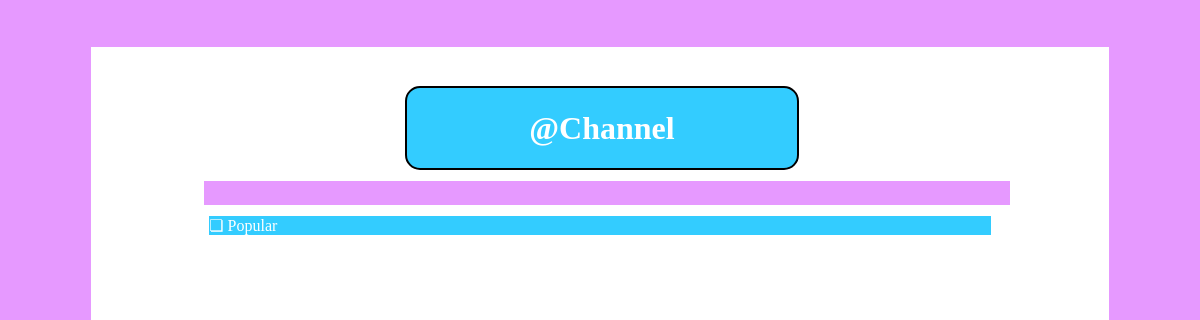
The app's page /threads/, older data.
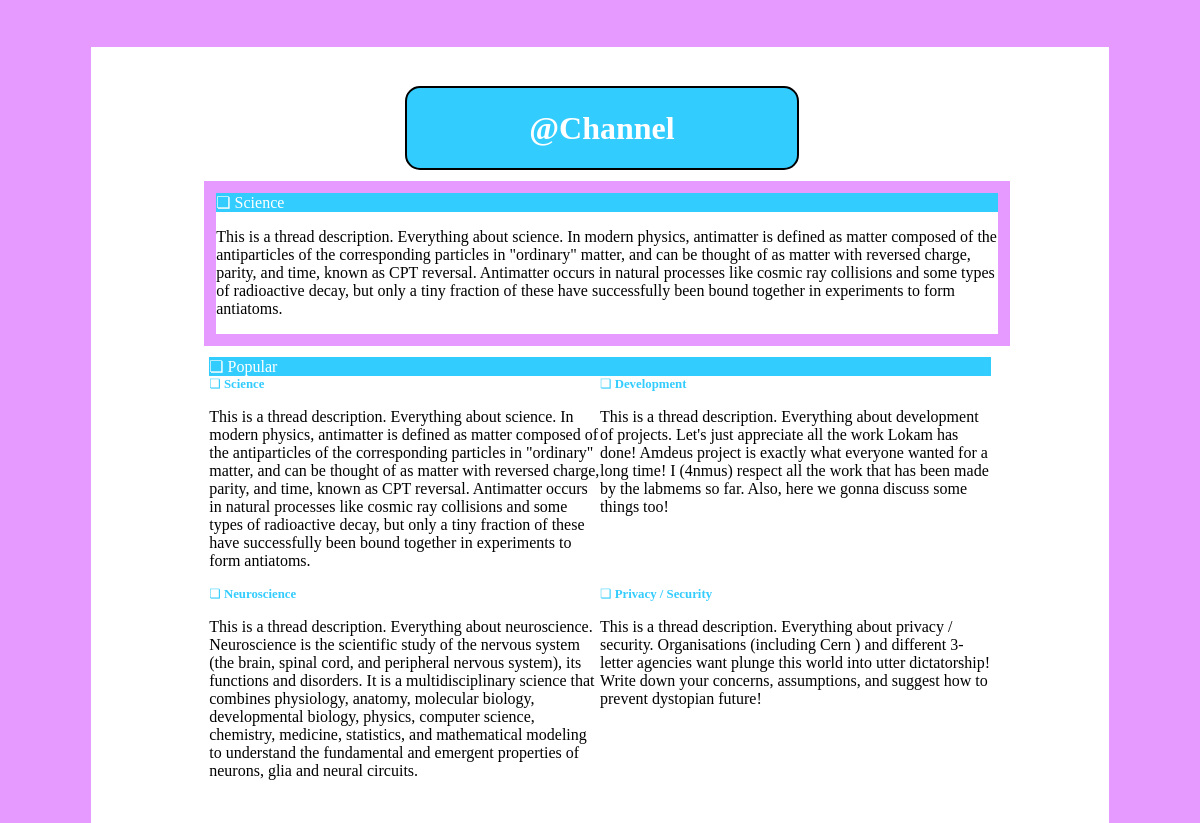
The same page, newer data.
### blog/models.py (models this page shows, shortened)
class Threads(models.Model):
    title = models.CharField("Name of thread", max_length=100, unique=True)
    description = models.TextField("Description", max_length= 500, null=True)
    date = models.DateTimeField("date", default=timezone.now)
    author = models.ForeignKey(User, verbose_name='author', on_delete=models.CASCADE)
    class Meta:
        verbose_name = 'Thread'
        verbose_name_plural = 'Threads'

### blog/views.py (the view)
# urls.py: path('threads/', views.threads, name='threads'),
def threads(request):
    data = {
        'threads': Threads.objects.all(),
        'title': 'Popular threads!'
    }
    return render(request, 'blog/main.html', data)

### blog/templates/blog/main.html (shortened to what this page needs)
<!DOCTYPE html>
<html lang="en">
<head>
</head>
<body>
  <div class="container center">
    <div class="Channel"><h1>@Channel</h1></div>
    <div class="popular">
        {% for thread in threads %}
        {% if thread.title == "Science" %}
        <div class="header">❏ {{ thread.title }}</div>
        <p>{{ thread.description }}</p>
        {% endif %}
        {% endfor %}
    </div>
    <div class="thread">
        <div class="header">❏ Popular</div>
        <div class="threads">
            {% for thread in threads %}
            <div class="element">
                <div class="header-mini">❏ <b>{{ thread.title }}</b></div>
                        <p>{{ thread.description }}</p>
            </div>
            {% endfor %}
        </div>
    </div>
  </div>
</body>
</html>

Row changes from the older to the newer data that the page shows:
added Threads: title "Science", description "This is a thread description. Everything about science. In modern physics, antimatter is defined as matter composed of the antiparticles of the corresponding particles in \"ordinary\" matter, and can be thought of as matter with reversed charge, parity, and time, known as CPT reversal. Antimatter occurs in natural processes like cosmic ray collisions and some types of radioactive decay, but only a tiny fraction of these have successfully been bound together in experiments to form antiatoms."
added Threads: title "Development", description "This is a thread description. Everything about development of projects. Let's just appreciate all the work Lokam has done! Amdeus project is exactly what everyone wanted for a long time! I (4nmus) respect all the work that has been made by the labmems so far. Also, here we gonna discuss some things too!"
added Threads: title "Neuroscience", description "This is a thread description. Everything about neuroscience. Neuroscience is the scientific study of the nervous system (the brain, spinal cord, and peripheral nervous system), its functions and disorders. It is a multidisciplinary science that combines physiology, anatomy, molecular biology, developmental biology, physics, computer science, chemistry, medicine, statistics, and mathematical modeling to understand the fundamental and emergent properties of neurons, glia and neural circuits."
added Threads: title "Privacy / Security", description "This is a thread description. Everything about privacy / security. Organisations (including Cern ) and different 3-letter agencies want plunge this world into utter dictatorship! Write down your concerns, assumptions, and suggest how to prevent dystopian future!"
